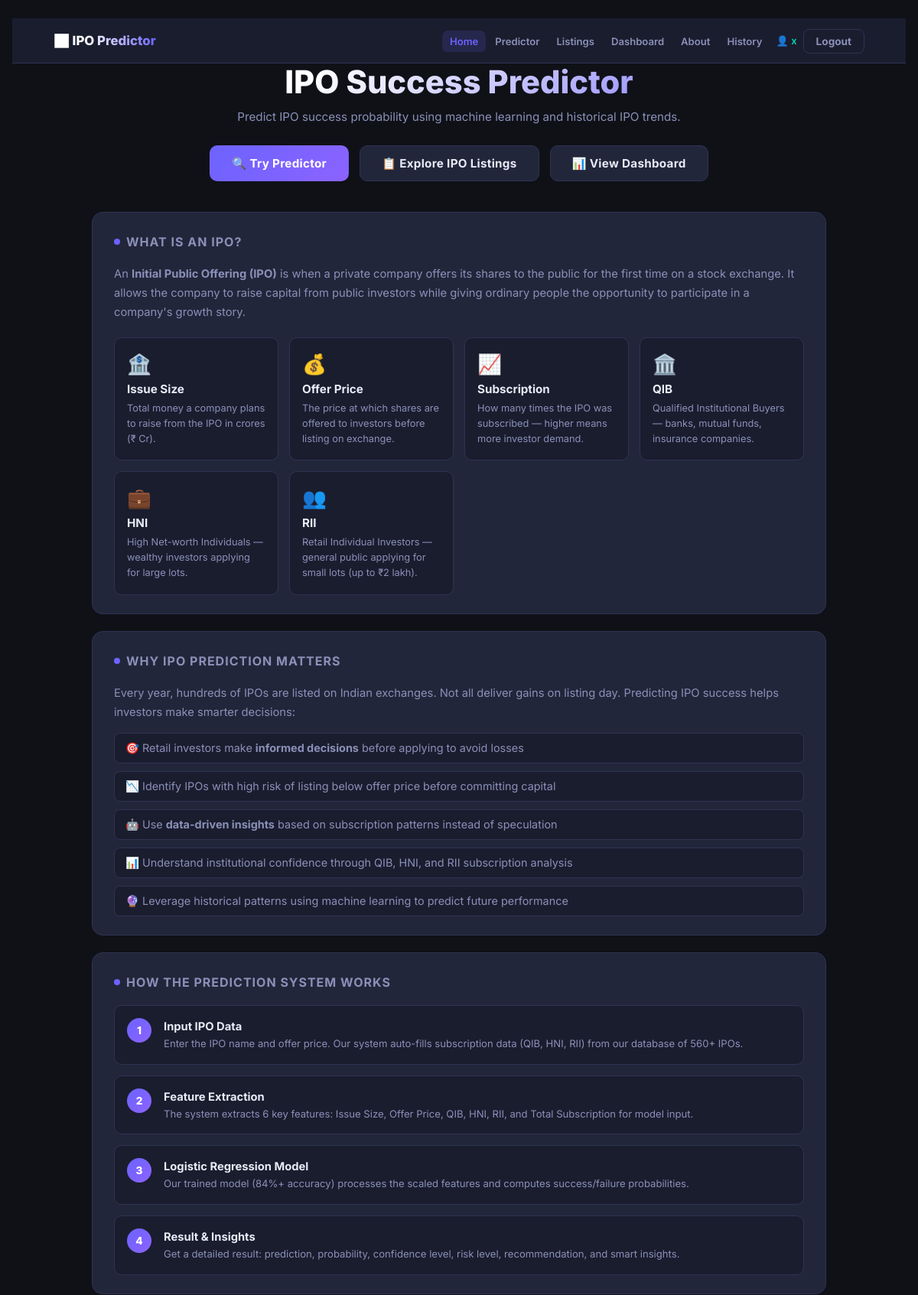
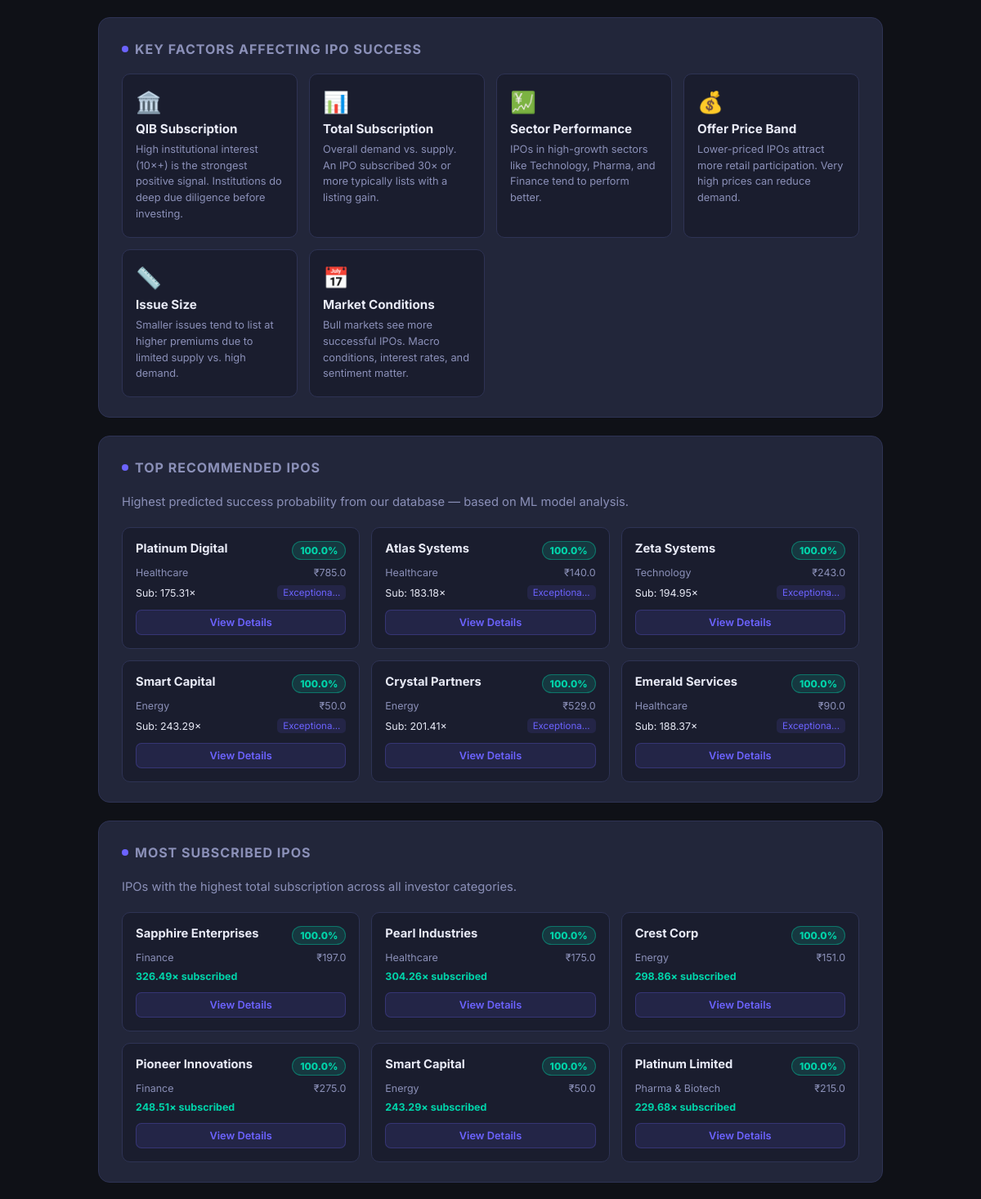
Screenshot of / (signed in, upper part) with the database file from the repository (2 pictures, top to bottom).
### tables this page shows
CREATE TABLE ipo_listings (
                id                INTEGER PRIMARY KEY AUTOINCREMENT,
                name              TEXT NOT NULL,
                sector            TEXT,
                issue_size        REAL,
                offer_price       REAL,
                qib               REAL,
                hni               REAL,
                rii               REAL,
                total_sub         REAL,
                past_performance  REAL,
                sector_performance REAL,
                listing_gain_cat  TEXT,
                listing_date      TEXT,
                open_date         TEXT,
                close_date        TEXT,
                allotment_date    TEXT,
                predicted_success INTEGER,
                success_prob      REAL,
                ipo_success       INTEGER
            );

### app.py (the view)
@app.route("/")
def home():
    with get_db() as conn:
        total_ipos   = conn.execute("SELECT COUNT(*) FROM ipo_listings").fetchone()[0]
        success_ipos = conn.execute("SELECT COUNT(*) FROM ipo_listings WHERE ipo_success=1").fetchone()[0]
        avg_prob     = conn.execute("SELECT AVG(success_prob) FROM ipo_listings").fetchone()[0] or 0
        best_sector_row = conn.execute("""
            SELECT sector, COUNT(*) as cnt, SUM(ipo_success) as sc
            FROM ipo_listings GROUP BY sector ORDER BY (CAST(sc AS FLOAT)/cnt) DESC LIMIT 1
        """).fetchone()
        best_sector = best_sector_row["sector"] if best_sector_row else "Technology"
        top_lgc_row = conn.execute("""
            SELECT listing_gain_cat, COUNT(*) as cnt FROM ipo_listings
            WHERE ipo_success=1 GROUP BY listing_gain_cat ORDER BY cnt DESC LIMIT 1
        """).fetchone()
        top_lgc = top_lgc_row["listing_gain_cat"] if top_lgc_row else "Strong (20-50%)"
        top_ipos = conn.execute("""
            SELECT * FROM ipo_listings WHERE predicted_success=1
            ORDER BY success_prob DESC LIMIT 6
        """).fetchall()
        most_subscribed = conn.execute("""
            SELECT * FROM ipo_listings ORDER BY total_sub DESC LIMIT 6
        """).fetchall()
        recent_ipos = conn.execute("""
            SELECT * FROM ipo_listings ORDER BY listing_date DESC LIMIT 8
        """).fetchall()
    stats = {
        "total_ipos":    total_ipos,
        "success_rate":  round((success_ipos / total_ipos * 100) if total_ipos else 0, 1),
        "avg_prob":      round(avg_prob * 100, 1),
        "best_sector":   best_sector,
        "top_lgc":       top_lgc,
    }
    return render_template("index.html",
                           user=session.get("username"),
                           stats=stats,
                           top_ipos=[dict(r) for r in top_ipos],
                           most_subscribed=[dict(r) for r in most_subscribed],
                           recent_ipos=[dict(r) for r in recent_ipos])

### app.py (called while the page is built)
def get_db():
    conn = sqlite3.connect(DB_PATH)
    conn.row_factory = sqlite3.Row
    return conn

### templates/index.html (shortened to what this page needs)
<!DOCTYPE html>
<html lang="en">
<head>
  <link rel="stylesheet" href="/static/style.css" />
</head>
<body>
  {% include "navbar.html" %}
  <div class="container">
    <header>
      <h1>IPO Success Predictor</h1>
      <p>Predict IPO success probability using machine learning and historical IPO trends.</p>
      <div style="margin-top:28px; display:flex; gap:14px; justify-content:center; flex-wrap:wrap;">
        <a href="/predictor" class="hero-btn hero-btn-primary">🔍 Try Predictor</a>
        <a href="/listings" class="hero-btn hero-btn-secondary">📋 Explore IPO Listings</a>
        <a href="/dashboard" class="hero-btn hero-btn-secondary">📊 View Dashboard</a>
      </div>
    </header>
    <div class="card">
      <h2><span class="dot"></span>What is an IPO?</h2>
      <p class="info-text">An <strong>Initial Public Offering (IPO)</strong> is when a private company offers its shares
        to the public for the first time on a stock exchange. It allows the company to raise capital from public
        investors while giving ordinary people the opportunity to participate in a company's growth story.</p>
      <div class="info-grid">
        <div class="info-box">
          <div class="info-icon">🏦</div>
          <h3>Issue Size</h3>
          <p>Total money a company plans to raise from the IPO in crores (₹ Cr).</p>
        </div>
        <div class="info-box">
          <div class="info-icon">💰</div>
          <h3>Offer Price</h3>
          <p>The price at which shares are offered to investors before listing on exchange.</p>
        </div>
        <div class="info-box">
          <div class="info-icon">📈</div>
          <h3>Subscription</h3>
          <p>How many times the IPO was subscribed — higher means more investor demand.</p>
        </div>
        <div class="info-box">
          <div class="info-icon">🏛️</div>
          <h3>QIB</h3>
          <p>Qualified Institutional Buyers — banks, mutual funds, insurance companies.</p>
        </div>
        <div class="info-box">
          <div class="info-icon">💼</div>
          <h3>HNI</h3>
          <p>High Net-worth Individuals — wealthy investors applying for large lots.</p>
        </div>
        <div class="info-box">
          <div class="info-icon">👥</div>
          <h3>RII</h3>
          <p>Retail Individual Investors — general public applying for small lots (up to ₹2 lakh).</p>
        </div>
      </div>
    </div>
    <div class="card">
      <h2><span class="dot"></span>Why IPO Prediction Matters</h2>
      <p class="info-text">Every year, hundreds of IPOs are listed on Indian exchanges. Not all deliver gains on listing
        day. Predicting IPO success helps investors make smarter decisions:</p>
      <ul class="info-list">
        <li>🎯 Retail investors make <strong>informed decisions</strong> before applying to avoid losses</li>
        <li>📉 Identify IPOs with high risk of listing below offer price before committing capital</li>
        <li>🤖 Use <strong>data-driven insights</strong> based on subscription patterns instead of speculation</li>
        <li>📊 Understand institutional confidence through QIB, HNI, and RII subscription analysis</li>
        <li>🔮 Leverage historical patterns using machine learning to predict future performance</li>
      </ul>
    </div>
    <div class="card">
      <h2><span class="dot"></span>How the Prediction System Works</h2>
      <div class="steps">
        <div class="step">
          <div class="step-num">1</div>
          <div>
            <strong>Input IPO Data</strong>
            <p>Enter the IPO name and offer price. Our system auto-fills subscription data (QIB, HNI, RII) from our
              database of 560+ IPOs.</p>
          </div>
        </div>
        <div class="step">
          <div class="step-num">2</div>
          <div>
            <strong>Feature Extraction</strong>
            <p>The system extracts 6 key features: Issue Size, Offer Price, QIB, HNI, RII, and Total Subscription for
              model input.</p>
          </div>
        </div>
        <div class="step">
          <div class="step-num">3</div>
          <div>
            <strong>Logistic Regression Model</strong>
            <p>Our trained model (84%+ accuracy) processes the scaled features and computes success/failure
              probabilities.</p>
          </div>
        </div>
        <div class="step">
          <div class="step-num">4</div>
          <div>
            <strong>Result &amp; Insights</strong>
            <p>Get a detailed result: prediction, probability, confidence level, risk level, recommendation, and smart
              insights.</p>
          </div>
        </div>
      </div>
    </div>
    <div class="card">
      <h2><span class="dot"></span>Key Factors Affecting IPO Success</h2>
      <div class="info-grid">
        <div class="info-box">
          <div class="info-icon">🏛️</div>
          <h3>QIB Subscription</h3>
          <p>High institutional interest (10×+) is the strongest positive signal. Institutions do deep due diligence
            before investing.</p>
        </div>
        <div class="info-box">
          <div class="info-icon">📊</div>
          <h3>Total Subscription</h3>
          <p>Overall demand vs. supply. An IPO subscribed 30× or more typically lists with a listing gain.</p>
        </div>
        <div class="info-box">
          <div class="info-icon">💹</div>
          <h3>Sector Performance</h3>
          <p>IPOs in high-growth sectors like Technology, Pharma, and Finance tend to perform better.</p>
        </div>
        <div class="info-box">
          <div class="info-icon">💰</div>
          <h3>Offer Price Band</h3>
          <p>Lower-priced IPOs attract more retail participation. Very high prices can reduce demand.</p>
        </div>
        <div class="info-box">
          <div class="info-icon">📏</div>
          <h3>Issue Size</h3>
          <p>Smaller issues tend to list at higher premiums due to limited supply vs. high demand.</p>
        </div>
        <div class="info-box">
          <div class="info-icon">📅</div>
          <h3>Market Conditions</h3>
          <p>Bull markets see more successful IPOs. Macro conditions, interest rates, and sentiment matter.</p>
        </div>
      </div>
    </div>
    <div class="card">
      <h2><span class="dot"></span>Top Recommended IPOs</h2>
      <p class="info-text" style="margin-bottom:18px;">Highest predicted success probability from our database — based
        on ML model analysis.</p>
      <div class="ipo-card-grid">
        {% for ipo in top_ipos %}
        <div class="ipo-mini-card">
          <div class="ipo-mini-header">
            <span class="ipo-mini-name">{{ ipo.name }}</span>
            <span
              class="prob-badge prob-{{ 'high' if ipo.success_prob >= 0.7 else ('mid' if ipo.success_prob >= 0.45 else 'low') }}">
              {{ (ipo.success_prob * 100)|round(1) }}%
            </span>
          </div>
          <div class="ipo-mini-meta">
            <span>{{ ipo.sector }}</span>
            <span>₹{{ ipo.offer_price }}</span>
          </div>
          <div class="ipo-mini-sub">
            <span>Sub: {{ ipo.total_sub }}×</span>
            <span class="lgc-tag">{{ ipo.listing_gain_cat[:10] }}...</span>
          </div>
          <a href="/listings" class="ipo-mini-btn">View Details</a>
        </div>
        {% endfor %}
      </div>
    </div>
    <div class="card">
      <h2><span class="dot"></span>Most Subscribed IPOs</h2>
      <p class="info-text" style="margin-bottom:18px;">IPOs with the highest total subscription across all investor
        categories.</p>
      <div class="ipo-card-grid">
        {% for ipo in most_subscribed %}
        <div class="ipo-mini-card">
          <div class="ipo-mini-header">
            <span class="ipo-mini-name">{{ ipo.name }}</span>
            <span
              class="prob-badge prob-{{ 'high' if ipo.success_prob >= 0.7 else ('mid' if ipo.success_prob >= 0.45 else 'low') }}">
              {{ (ipo.success_prob * 100)|round(1) }}%
            </span>
          </div>
          <div class="ipo-mini-meta">
            <span>{{ ipo.sector }}</span>
            <span>₹{{ ipo.offer_price }}</span>
          </div>
          <div class="ipo-mini-sub">
            <span class="sub-highlight">{{ ipo.total_sub }}× subscribed</span>
          </div>
          <a href="/listings" class="ipo-mini-btn">View Details</a>
        </div>
        {% endfor %}
      </div>
    </div>
  </div>
</body>
</html>

### rows the page displays
ipo_listings: name "Platinum Digital", (ipo.success_prob*100)|round(1) "100.0", sector "Healthcare", offer_price "785.0", total_sub "175.31", listing_gain_cat "Exceptiona"
ipo_listings: name "Atlas Systems", (ipo.success_prob*100)|round(1) "100.0", sector "Healthcare", offer_price "140.0", total_sub "183.18", listing_gain_cat "Exceptiona"
ipo_listings: name "Zeta Systems", (ipo.success_prob*100)|round(1) "100.0", sector "Technology", offer_price "243.0", total_sub "194.95", listing_gain_cat "Exceptiona"
ipo_listings: name "Smart Capital", (ipo.success_prob*100)|round(1) "100.0", sector "Energy", offer_price "50.0", total_sub "243.29", listing_gain_cat "Exceptiona"
ipo_listings: name "Crystal Partners", (ipo.success_prob*100)|round(1) "100.0", sector "Energy", offer_price "529.0", total_sub "201.41", listing_gain_cat "Exceptiona"
ipo_listings: name "Emerald Services", (ipo.success_prob*100)|round(1) "100.0", sector "Healthcare", offer_price "90.0", total_sub "188.37", listing_gain_cat "Exceptiona"
ipo_listings: name "Sapphire Enterprises", (ipo.success_prob*100)|round(1) "100.0", sector "Finance", offer_price "197.0", total_sub "326.49"
ipo_listings: name "Pearl Industries", (ipo.success_prob*100)|round(1) "100.0", sector "Healthcare", offer_price "175.0", total_sub "304.26"
ipo_listings: name "Crest Corp", (ipo.success_prob*100)|round(1) "100.0", sector "Energy", offer_price "151.0", total_sub "298.86"
ipo_listings: name "Pioneer Innovations", (ipo.success_prob*100)|round(1) "100.0", sector "Finance", offer_price "275.0", total_sub "248.51"
ipo_listings: name "Platinum Limited", (ipo.success_prob*100)|round(1) "100.0", sector "Pharma & Biotech", offer_price "215.0", total_sub "229.68"

### other values shown
{{ user }} "x"
